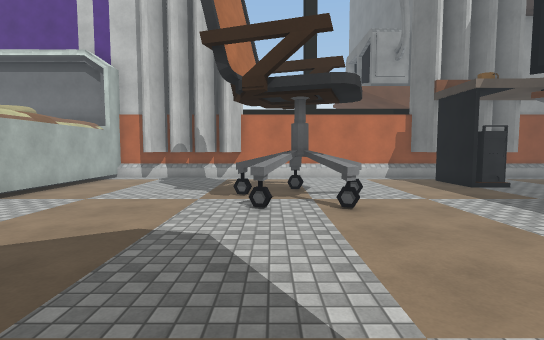
[1] (above)

18 first-person views from a walk through a Unity game level. The camera is 1.5 m above the floor, tilts 4° down and sees 85° across. The floor is counted in squares, 1 m on a side. Each view is taken from the middle of a square. On the plan, view 1 faces up. The plan holds only what a view shows up to about 15 squares ahead; the rest is blank. The place goes on beyond the plan. Surface patterns are stand-ins for the level's own textures.

[2]
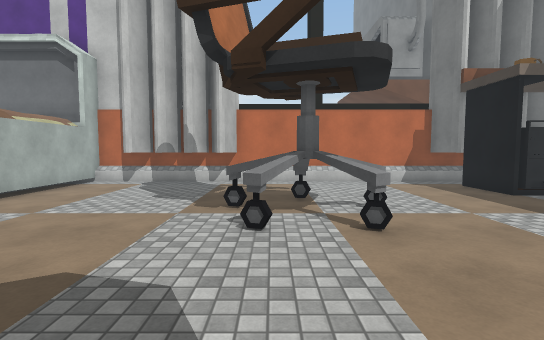

[3]
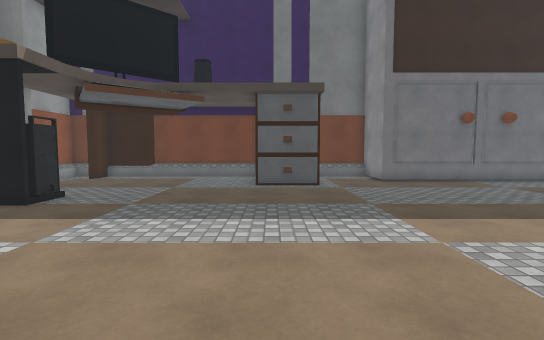

[4]
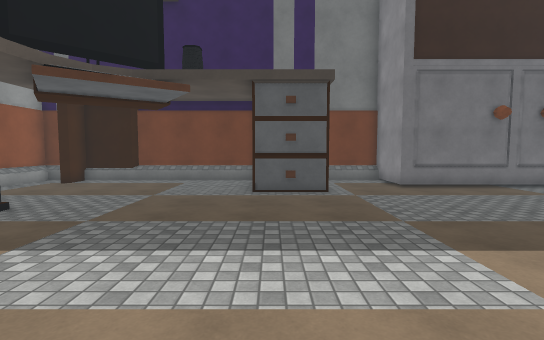

[5]
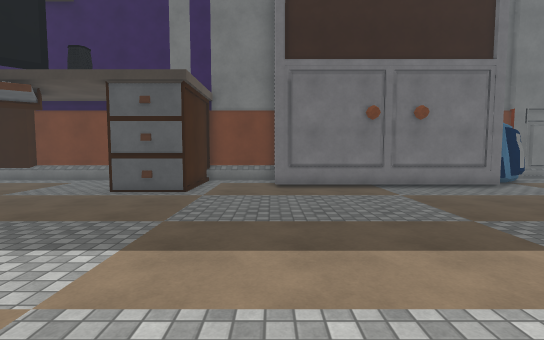

[6]
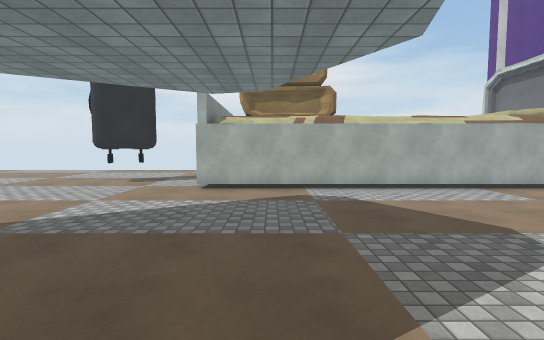

[7]
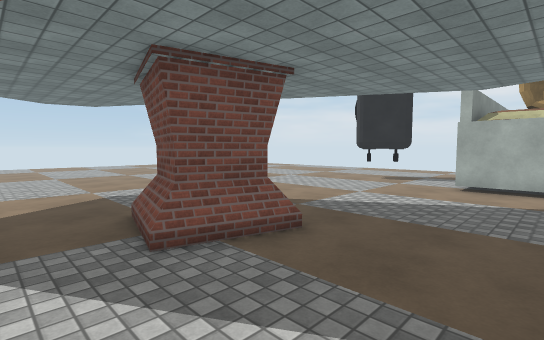

[8]
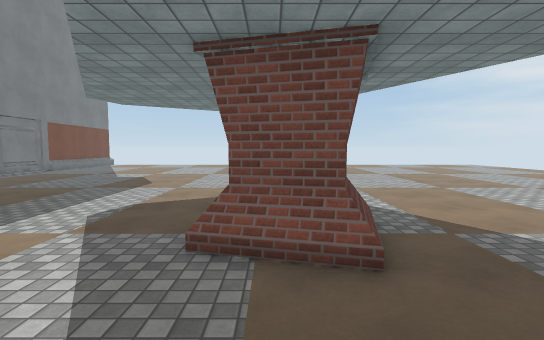

[9]
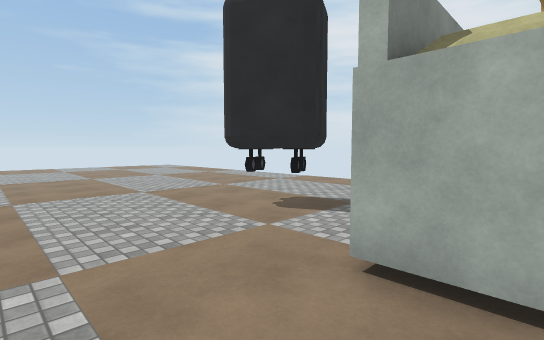

[10]
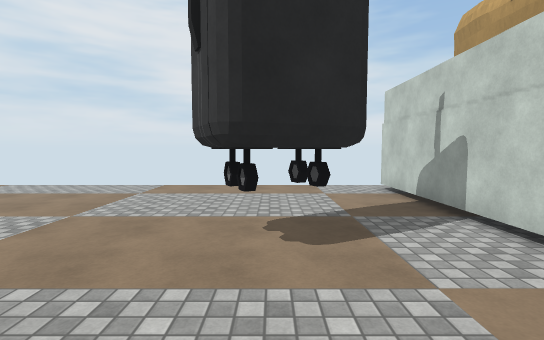

[11]
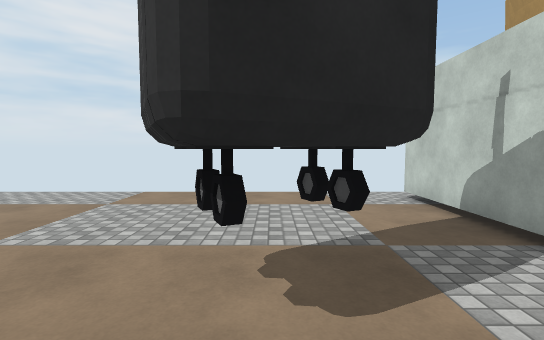

[12]
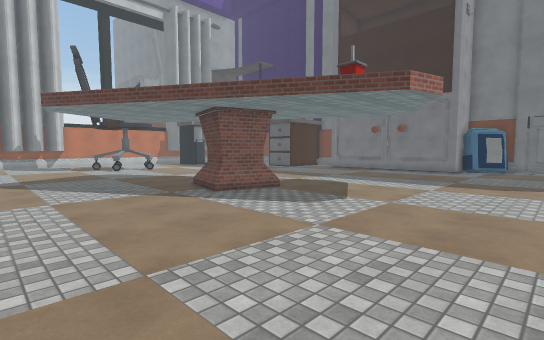

[13]
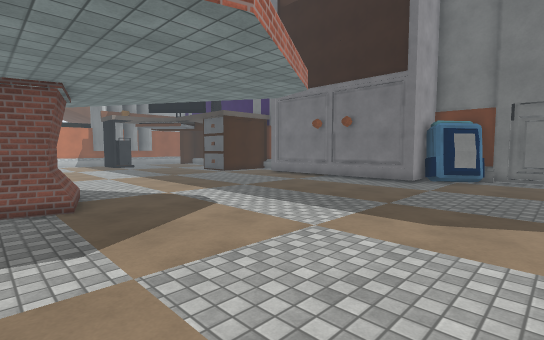

[14]
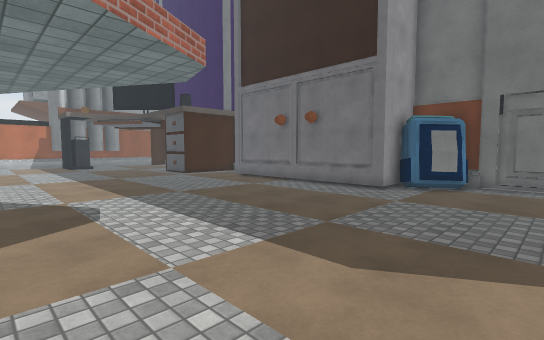

[15]
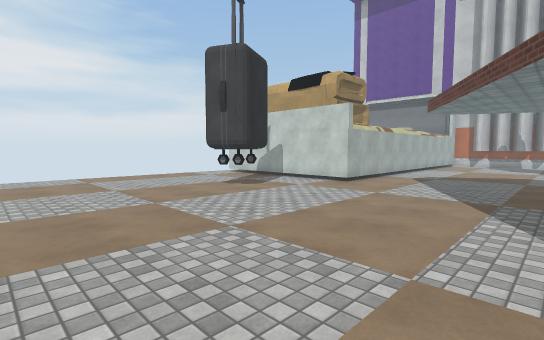

[16]
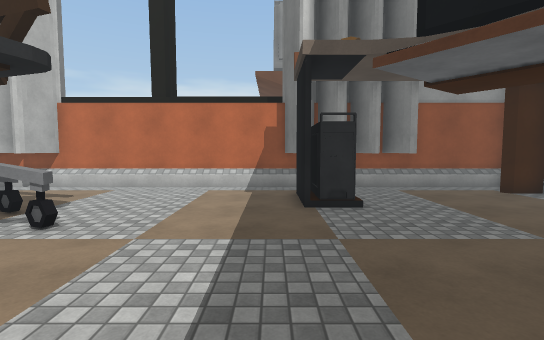

[17]
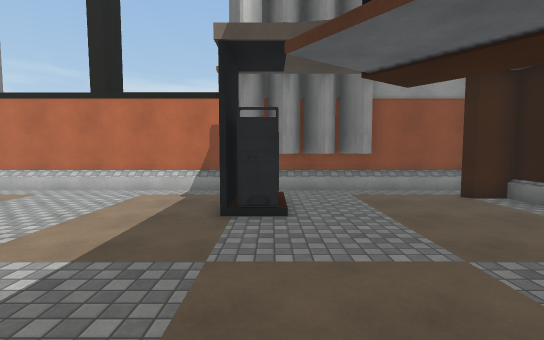

[18]
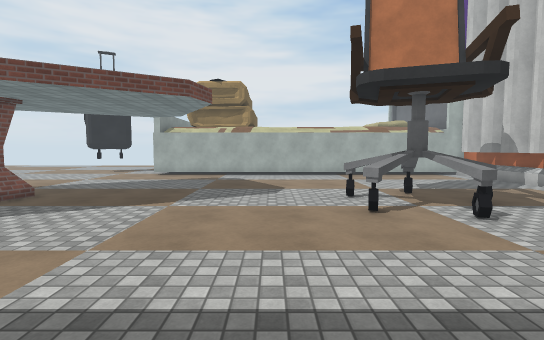

### Floor plan
Key: @ floor where view 1 was taken; # wall or solid block; x gap in a wall; . floor; / step, stairs or slope; = window, fence, low wall or low ledge; W wheel; T thing the floor can be seen under or through; O other object.
Columns run from 18 left of view 1 to 17 right of it. Each row starts with its distance up from view 1.
 16           #### ############# #######
 15           #.#####.........#####....#
 14           #...............x/.....###
 13           #...............#O......#
 12           #...............#O......##
 11           #........W...............#
 10           #......W.TTW.............#
  9           #......TTTT..............#
  8           #......WTTT..............#
  7           #.........W..............#
  6           #....................#   #
  5           #...................##
  4           #...................##
  3           #...................######
  2           #........................#
  1           #........................#
  0           #.......@.............####
 -1          ##.....................#
 -2 .#########......................#
 -3 ..................##=...........#
 -4 .................=###...........#
 -5 ......TO.........=##=...........#
 -6 ......TTT..........=............#
 -7 ...... TO.......................#
 -8 ................................#
 -9 ................................###
-10 .................................##
-11 .................................O##
-12 ..................................##
-13 ...................................#
-14 ..... ...........................

Where each view was taken, in squares from view 1:
view 1: 0 up, 0 right, facing up
view 2: 2 up, 0 right, facing up
view 3: 5 up, 0 right, facing right
view 4: 5 up, 2 right, facing right
view 5: 0 up, 2 right, facing right
view 6: 1 up, 3 right, facing left
view 7: 1 up, 4 right, facing down-left
view 8: 1 up, 1 right, facing down
view 9: 0 up, 5 left, facing down-left
view 10: 6 down, 6 left, facing left
view 11: 6 down, 8 left, facing left
view 12: 14 down, 7 left, facing up-right
view 13: 14 down, 0 right, facing up-right
view 14: 14 down, 3 right, facing up-right
view 15: 14 down, 1 left, facing up-left
view 16: 4 up, 7 right, facing up
view 17: 5 up, 9 right, facing up
view 18: 5 up, 9 right, facing left
